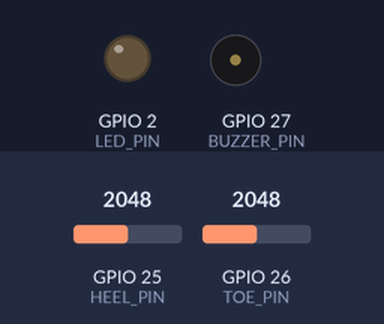
This sketch was run on a simulated ESP32. Parts: output pins drawn as LEDs (lit = HIGH), buzzer (waves = sounding). The test bench sets the inputs (shaded band); at power-on: GPIO 25 (HEEL_PIN) = 2048, GPIO 26 (TOE_PIN) = 2048. Nothing arrives over Bluetooth unless stated; a phone connects over Bluetooth LE 3 s after start.

Above: at 0.1 s.
At 1.1 s:
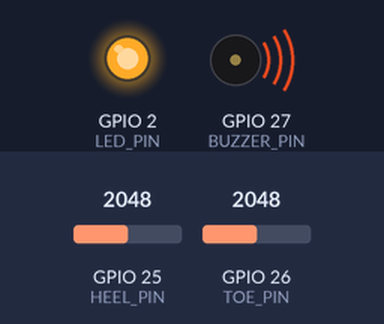
Timing chart, 0 to 2.6 s (numbered marks = the images above):
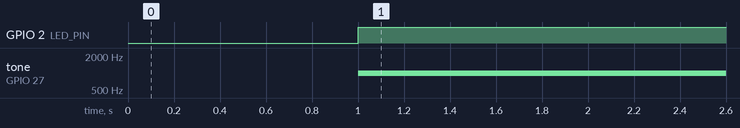

The sketch:

MYESP32_SmartSock.ino
```cpp
#include <BLEDevice.h>
#include <BLEServer.h>
#include <BLEUtils.h>
#include <BLE2902.h>

// Sensor Pins
const int HEEL_PIN = 25;    // GPIO25 for heel strike
const int TOE_PIN = 26;     // GPIO26 for toe push
const int LED_PIN = 2;      // Visual indicator
const int BUZZER_PIN = 27;  // Passive buzzer GPIO27

// Gait Detection Thresholds
const int HEEL_THRESH = 3;
const int TOE_THRESH = 1;
const int GAIT_TIME_MS = 500;  // Max time between heel strike and toe push

// BLE UUIDs
#define SERVICE_UUID           "12345678-1234-1234-1234-123456789abc"
#define PRESSURE_CHAR_UUID     "abcd1234-5678-90ab-cdef-1234567890ab"

// BLE Objects
BLECharacteristic *pressureCharacteristic;

// State Tracking
enum GaitState { SLEEPING, HEEL_STRIKE, TOE_PUSH, WALKING };
GaitState currentState = SLEEPING;
unsigned long gaitTimer = 0;

// Current pressure value to send over BLE
int currentPressureValue = 0;


// In Caseclient disconets, we need to restart server so other devices that are able to connect can connect
class MyServerCallbacks : public BLEServerCallbacks {
  void onConnect(BLEServer* pServer) {
    // Serial.println("BLE client connected");
  }

  void onDisconnect(BLEServer* pServer) {
    // Serial.println("BLE client disconnected, restarting advertising...");
    delay(100); // Small delay to allow stack to reset
    BLEDevice::getAdvertising()->start();  // Restart advertising
  }
};


void setup() {
  // Serial.begin(115200);


  pinMode(LED_PIN, OUTPUT);
  pinMode(BUZZER_PIN, OUTPUT);
  noTone(BUZZER_PIN);  // Ensure buzzer off at start

  BLEDevice::init("SmartSockESP32");
  BLEServer *pServer = BLEDevice::createServer();
  pServer->setCallbacks(new MyServerCallbacks()); // Handle disconnects

  BLEService *pService = pServer->createService(SERVICE_UUID);

  pressureCharacteristic = pService->createCharacteristic(
    PRESSURE_CHAR_UUID,
    BLECharacteristic::PROPERTY_READ | BLECharacteristic::PROPERTY_NOTIFY
  );

  pressureCharacteristic->addDescriptor(new BLE2902());

  pService->start();
  BLEAdvertising *pAdvertising = BLEDevice::getAdvertising();
  pAdvertising->addServiceUUID(SERVICE_UUID);
  pAdvertising->start();

  // Serial.println("BLE service started");
  // Serial.println("Sleepwalking Detection System Ready");
}


void loop() {
  int heel = analogRead(HEEL_PIN);
  int toe = analogRead(TOE_PIN);

  // Update current pressure (sum of heel + toe sensor readings)
  currentPressureValue = heel + toe;

  // State Machine for gait detection
  switch (currentState) {
    case SLEEPING:
      noTone(BUZZER_PIN);
      digitalWrite(LED_PIN, LOW);
      if (heel > HEEL_THRESH) {
        currentState = HEEL_STRIKE;
        gaitTimer = millis();
        // Serial.println("Heel strike detected");
      }
      break;

    case HEEL_STRIKE:
      if (toe > TOE_THRESH) {
        currentState = TOE_PUSH;
        // Serial.println("Toe push detected");
      } else if (millis() - gaitTimer > GAIT_TIME_MS) {
        currentState = SLEEPING;
      }
      break;

    case TOE_PUSH:
      // Serial.println("WALKING CONFIRMED - BUZZER ON");
      digitalWrite(LED_PIN, HIGH);
      tone(BUZZER_PIN, 1000);  // 1kHz tone
      gaitTimer = millis();
      currentState = WALKING;
      break;

    case WALKING:
      if (heel < HEEL_THRESH && toe < TOE_THRESH) {
        if (millis() - gaitTimer > 3000) {  // 3s no activity
          currentState = SLEEPING;
          // Serial.println("Returned to sleep - BUZZER OFF");
          noTone(BUZZER_PIN);
          digitalWrite(LED_PIN, LOW);
        }
      } else {
        gaitTimer = millis(); // reset inactivity timer
      }
      break;
  }

// Testing Code to see values for Heel & Toe
// String gaitStatusStr = "HEEL=" + String(heel) + " TOE=" + String(toe) + " STATE=";

String gaitStatusStr;
switch (currentState) {
  case SLEEPING: gaitStatusStr += "SLEEPING"; break;
  case HEEL_STRIKE: gaitStatusStr += "HEEL_STRIKE"; break;
  case TOE_PUSH: gaitStatusStr += "TOE_PUSH"; break;
  case WALKING: gaitStatusStr += "WALKING"; break;
}

pressureCharacteristic->setValue(gaitStatusStr.c_str());
pressureCharacteristic->notify();


  delay(500);  // Update BLE every second
}
```

Measured:
- by itself, GPIO 2 (LED_PIN): LOW → HIGH at 1.0 s
- by itself, tone on GPIO 27 (BUZZER_PIN): silent → 1000 Hz at 1.0 s
